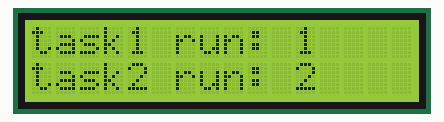
Simulated run of this sketch. Board: Arduino Uno, built with avr-gcc and run on an emulated ATmega328P. Shown: 16×2 character LCD. What the sketch prints to the serial monitor is not drawn.

Above: at 0.13 s.
At 5.08 s:
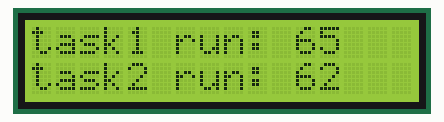
At 10.08 s:
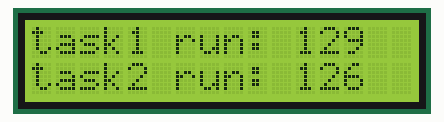
At 19.94 s:
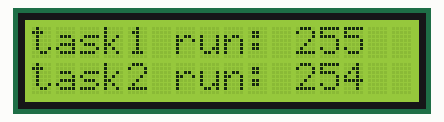
At 29.89 s:
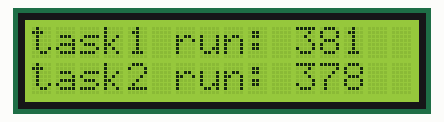
At 39.85 s:
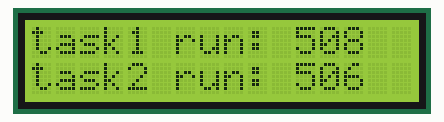

The sketch:

freertos_mutex.ino
```cpp
/*
    Este sketch demuestra el uso de un mutex para proteger un recurso compartido,
    en este caso una pantalla LCD y el puerto Serial, evitando que dos tareas escriban
    al mismo tiempo y produzcan resultados mezclados. El funcionamiento es el siguiente:

    1. Se crean dos tareas (task1 y task2) que incrementan una variable global 'count'.
    2. Cada tarea toma un mutex (xSemaphoreTake) antes de acceder al LCD y Serial.
    3. Cada tarea imprime su propio mensaje y el valor de 'count' en su respectiva línea
       del LCD, luego libera el mutex (xSemaphoreGive).
    4. Se usan delays fuera del mutex para permitir alternancia eficiente entre tareas.
    5. Se muestra el stack libre de cada tarea usando uxTaskGetStackHighWaterMark(NULL).

    Created 13 Oct 2025
    by Lucas Martin Treser
*/
#include <Arduino_FreeRTOS.h>
#include <LiquidCrystal_I2C.h>
#include <semphr.h>

LiquidCrystal_I2C lcd(0x27, 16, 2);
SemaphoreHandle_t mutexLCD;
int count = 0;  // Global variable (warning!)

void task1(void *pvParameters) {
  for (;;) {
    count++;
    if (xSemaphoreTake(mutexLCD, portMAX_DELAY)) {
      Serial.print("task1 run, free stack (words):");
      Serial.println(uxTaskGetStackHighWaterMark(NULL));

      lcd.setCursor(0, 0);
      lcd.print("task1 run: ");
      lcd.print(count);
      xSemaphoreGive(mutexLCD);
    }
    vTaskDelay(pdMS_TO_TICKS(100));
  }
}

void task2(void *pvParameters) {
  for (;;) {
    count++;
    if (xSemaphoreTake(mutexLCD, portMAX_DELAY)) {
      Serial.print("task2 run, free stack (words):");
      Serial.println(uxTaskGetStackHighWaterMark(NULL));

      lcd.setCursor(0, 1);
      lcd.print("task2 run: ");
      lcd.print(count);
      xSemaphoreGive(mutexLCD);
    }
    vTaskDelay(pdMS_TO_TICKS(300));
  }
}

void setup() {
  Serial.begin(9600);
  lcd.init();
  lcd.backlight();
  mutexLCD = xSemaphoreCreateMutex();
  xTaskCreate(task1, "Tarea A", 256, NULL, 1, NULL);
  xTaskCreate(task2, "Tarea B", 256, NULL, 1, NULL);
}

void loop() {
}
```
